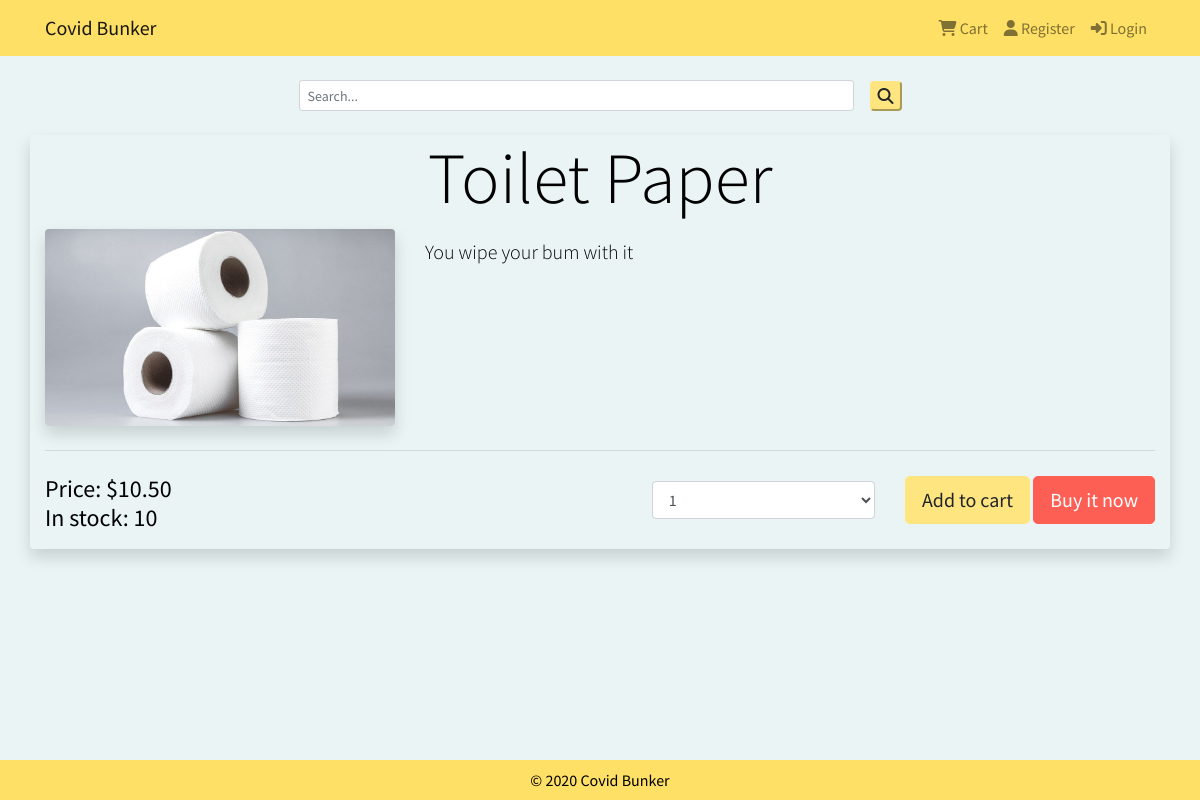
Screenshot of /product/4/ with the database file from the repository.
### tables this page shows
CREATE TABLE "Products" (
	"PID"	INTEGER,
	"Name"	TEXT NOT NULL,
	"Description"	TEXT,
	"Price"	REAL NOT NULL,
	"Qty"	INTEGER NOT NULL,
	"ImgURL"	TEXT NOT NULL,
	"Category"	TEXT,
	PRIMARY KEY("PID" AUTOINCREMENT)
);

### server.py (the view)
@app.route("/product/<int:pid>/")
def product(pid):
    conn = get_db()
    c = conn.cursor()
    product = c.execute('''
    SELECT pID, name, description, price, qty, ImgURL, category FROM Products where pID = ?;
    ''', (pid,)).fetchone()
    product = map_product_query_result(product)
    return render_template("product_single.html", product=product)

### server.py (called while the page is built)
def get_db():
    db = getattr(g, '_database', None)
    if db is None:
        db = g._database = sqlite3.connect(dbpath)
    return db

@app.teardown_appcontext
def close_connection(exception):
    db = getattr(g, '_database', None)
    if db is not None:
        db.close()

def map_product_query_result(product):
    return {'id':product[0], 'name':product[1], 'description':product[2], 'price':product[3], 'quantity':product[4], 'img':product[5], 'category':product[6]}

### templates/product_single.html (shortened to what this page needs)
{% extends "base.html" %}
{% block logged_out %}
    {% if session.signed_in %}
    {% else %}
        {{ super() }}
    {% endif %}
{% endblock %}
{% block search %}
    {{ super() }}
{% endblock %}
{% block content %}
<div class="container rounded shadow">
  <h1 class="display-3 text-center">{{product.name}}</h1>
  <div class="row">
      <div class="col-md-4">
          <img src="/static/img/{{product.img}}" alt="{{product.name}}" class="img-fluid rounded shadow">
      </div>
      <div class="col-md-8 pt-2">
          <p class="lead">{{product.description}} </p>
      </div>
  </div>
  <hr class="my-4">
  <div class="row align-items-center">
      <div class="col-sm-4 mr-auto pb-2">
          <h4>
          Price: {{ "$%.2f"|format(product.price) }}<br>
          In stock: {{product.quantity}}
          </h4>
        </div>
        <div class="col-sm-8 pb-2">
          <div class="row justify-content-end align-items-center">
            <div class="col-sm-4 pb-2">
              <div class="inline-form-group w-md-50 mb-2">
                <select class="form-control" id="quantity-select-{{ product.id }}">
                  {% for i in range(1,product.quantity+1) %}
                  <option value="{{ i }}">{{ i }}</option>
                  {% endfor %}
                </select>
              </div>
          </div>
          <div class="col-sm-auto pb-2">
            <button type="button" value="{{ product.id }}" class="add_to_cart btn btn-lg btn-warning mb-2" onclick="this.blur();">Add to cart</button>
            <a href="{{url_for("checkout", PID=product.id, quantity=1)}}">
              <button type="button" value="{{ product.id }}" class="btn btn-lg btn-danger mb-2" onclick="this.blur();">Buy it now</button>
            </a>
          </div>
        </div>
      </div>
  </div>
</div>
{% endblock %}

### static/css/style.css (style rules this page uses)
html, body { height: 100%; width: 100%; margin: 0; padding: 0; font-family: 'Source Sans Pro', sans-serif; }
.bg-secondary { background-color: #eaf4f4 !important; }
.btn-warning { background-color: #ffe580 ; border-color: #ffe580 ; }
.btn-danger { background-color: #fe5f55 ; border-color: #fe5f55 ; }

### rows the page displays
Products: name "Toilet Paper", img (picture), description "You wipe your bum with it", price "$10.50"

### other values shown
{{ product.quantity }} "10"
form field value "1"
